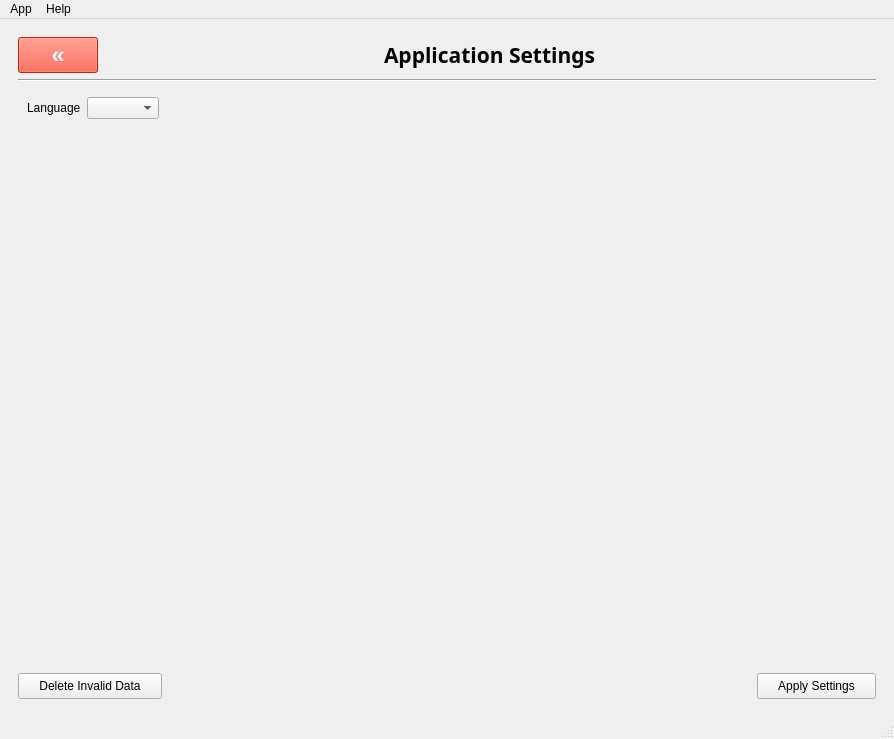
<?xml version="1.0" encoding="UTF-8"?>
<ui version="4.0">
 <class>MainWindow</class>
 <widget class="QMainWindow" name="MainWindow">
  <property name="geometry">
   <rect>
    <x>0</x>
    <y>0</y>
    <width>894</width>
    <height>739</height>
   </rect>
  </property>
  <property name="windowTitle">
   <string>MainWindow</string>
  </property>
  <widget class="QWidget" name="centralwidget">
   <layout class="QVBoxLayout" name="verticalLayout_4">
    <item>
     <widget class="QStackedWidget" name="stackedWidget">
      <property name="enabled">
       <bool>true</bool>
      </property>
      <property name="currentIndex">
       <number>2</number>
      </property>
      <widget class="QWidget" name="widgets_page">
       <layout class="QVBoxLayout" name="verticalLayout">
        <item>
         <widget class="QTabWidget" name="tabWidgetPlugins">
          <property name="currentIndex">
           <number>0</number>
          </property>
          <property name="documentMode">
           <bool>false</bool>
          </property>
          <property name="tabsClosable">
           <bool>false</bool>
          </property>
          <property name="movable">
           <bool>true</bool>
          </property>
          <widget class="QWidget" name="tab_2">
           <attribute name="title">
            <string>Tab 2</string>
           </attribute>
          </widget>
          <widget class="QWidget" name="tab">
           <attribute name="title">
            <string>Tab 1</string>
           </attribute>
          </widget>
         </widget>
        </item>
       </layout>
      </widget>
      <widget class="QWidget" name="plugins_list">
       <layout class="QVBoxLayout" name="verticalLayout_2">
        <item>
         <layout class="QHBoxLayout" name="horizontalLayout_2">
          <item>
           <widget class="QPushButton" name="pushButtonClosePluginPage">
            <property name="font">
             <font>
              <pointsize>18</pointsize>
              <weight>75</weight>
              <bold>true</bold>
             </font>
            </property>
            <property name="toolTip">
             <string>Back to Main page</string>
            </property>
            <property name="styleSheet">
             <string notr="true">color: rgb(255, 255, 255);
background-color: rgb(251, 55, 30);</string>
            </property>
            <property name="text">
             <string>«</string>
            </property>
            <property name="flat">
             <bool>false</bool>
            </property>
           </widget>
          </item>
          <item>
           <spacer name="horizontalSpacer_6">
            <property name="orientation">
             <enum>Qt::Horizontal</enum>
            </property>
            <property name="sizeType">
             <enum>QSizePolicy::Fixed</enum>
            </property>
            <property name="sizeHint" stdset="0">
             <size>
              <width>10</width>
              <height>20</height>
             </size>
            </property>
           </spacer>
          </item>
          <item>
           <widget class="QPushButton" name="btnReloadPlugins">
            <property name="sizePolicy">
             <sizepolicy hsizetype="Minimum" vsizetype="Maximum">
              <horstretch>0</horstretch>
              <verstretch>0</verstretch>
             </sizepolicy>
            </property>
            <property name="font">
             <font>
              <family>MS Shell Dlg 2</family>
              <pointsize>18</pointsize>
              <weight>75</weight>
              <bold>true</bold>
             </font>
            </property>
            <property name="toolTip">
             <string>Reload all plugins from plugins directory</string>
            </property>
            <property name="styleSheet">
             <string notr="true"/>
            </property>
            <property name="text">
             <string>↺</string>
            </property>
            <property name="flat">
             <bool>false</bool>
            </property>
           </widget>
          </item>
          <item>
           <spacer name="horizontalSpacer_3">
            <property name="orientation">
             <enum>Qt::Horizontal</enum>
            </property>
            <property name="sizeHint" stdset="0">
             <size>
              <width>40</width>
              <height>20</height>
             </size>
            </property>
           </spacer>
          </item>
          <item>
           <widget class="QLabel" name="labelPluginsPageTitle">
            <property name="font">
             <font>
              <family>Arial Black</family>
              <pointsize>16</pointsize>
              <weight>75</weight>
              <bold>true</bold>
             </font>
            </property>
            <property name="text">
             <string>Plugins</string>
            </property>
           </widget>
          </item>
          <item>
           <spacer name="horizontalSpacer">
            <property name="orientation">
             <enum>Qt::Horizontal</enum>
            </property>
            <property name="sizeHint" stdset="0">
             <size>
              <width>40</width>
              <height>20</height>
             </size>
            </property>
           </spacer>
          </item>
         </layout>
        </item>
        <item>
         <widget class="Line" name="line_2">
          <property name="orientation">
           <enum>Qt::Horizontal</enum>
          </property>
         </widget>
        </item>
        <item>
         <widget class="QScrollArea" name="scrollAreaPlugins">
          <property name="sizePolicy">
           <sizepolicy hsizetype="MinimumExpanding" vsizetype="Expanding">
            <horstretch>0</horstretch>
            <verstretch>0</verstretch>
           </sizepolicy>
          </property>
          <property name="frameShape">
           <enum>QFrame::Box</enum>
          </property>
          <property name="lineWidth">
           <number>1</number>
          </property>
          <property name="midLineWidth">
           <number>0</number>
          </property>
          <property name="sizeAdjustPolicy">
           <enum>QAbstractScrollArea::AdjustToContents</enum>
          </property>
          <property name="widgetResizable">
           <bool>true</bool>
          </property>
          <widget class="QWidget" name="scrollAreaWidgetContents">
           <property name="geometry">
            <rect>
             <x>0</x>
             <y>0</y>
             <width>96</width>
             <height>26</height>
            </rect>
           </property>
          </widget>
         </widget>
        </item>
       </layout>
      </widget>
      <widget class="QWidget" name="settings">
       <layout class="QVBoxLayout" name="verticalLayout_3">
        <item>
         <layout class="QHBoxLayout" name="horizontalLayout_3">
          <item>
           <widget class="QPushButton" name="pushButtonCloseSettingsPage">
            <property name="font">
             <font>
              <family>MS Shell Dlg 2</family>
              <pointsize>18</pointsize>
              <weight>75</weight>
              <bold>true</bold>
             </font>
            </property>
            <property name="toolTip">
             <string>Back to Main page</string>
            </property>
            <property name="toolTipDuration">
             <number>-1</number>
            </property>
            <property name="styleSheet">
             <string notr="true">color: rgb(255, 255, 255);
background-color: rgb(251, 55, 30);</string>
            </property>
            <property name="text">
             <string>«</string>
            </property>
            <property name="flat">
             <bool>false</bool>
            </property>
           </widget>
          </item>
          <item>
           <spacer name="horizontalSpacer_2">
            <property name="orientation">
             <enum>Qt::Horizontal</enum>
            </property>
            <property name="sizeHint" stdset="0">
             <size>
              <width>40</width>
              <height>20</height>
             </size>
            </property>
           </spacer>
          </item>
          <item>
           <widget class="QLabel" name="labelSettingsPageTitle">
            <property name="font">
             <font>
              <family>Arial Black</family>
              <pointsize>16</pointsize>
              <weight>75</weight>
              <bold>true</bold>
             </font>
            </property>
            <property name="text">
             <string>Application Settings</string>
            </property>
           </widget>
          </item>
          <item>
           <spacer name="horizontalSpacer_4">
            <property name="orientation">
             <enum>Qt::Horizontal</enum>
            </property>
            <property name="sizeHint" stdset="0">
             <size>
              <width>40</width>
              <height>20</height>
             </size>
            </property>
           </spacer>
          </item>
         </layout>
        </item>
        <item>
         <widget class="Line" name="line">
          <property name="orientation">
           <enum>Qt::Horizontal</enum>
          </property>
         </widget>
        </item>
        <item>
         <widget class="QFrame" name="frameLanguageBlock">
          <property name="frameShape">
           <enum>QFrame::NoFrame</enum>
          </property>
          <property name="frameShadow">
           <enum>QFrame::Raised</enum>
          </property>
          <layout class="QHBoxLayout" name="horizontalLayout">
           <item>
            <widget class="QLabel" name="label_language">
             <property name="text">
              <string>Language</string>
             </property>
            </widget>
           </item>
           <item>
            <widget class="QComboBox" name="comboBoxLangList">
             <property name="sizePolicy">
              <sizepolicy hsizetype="Maximum" vsizetype="Fixed">
               <horstretch>0</horstretch>
               <verstretch>0</verstretch>
              </sizepolicy>
             </property>
             <property name="currentText">
              <string notr="true"/>
             </property>
            </widget>
           </item>
           <item>
            <spacer name="horizontalSpacer_5">
             <property name="orientation">
              <enum>Qt::Horizontal</enum>
             </property>
             <property name="sizeHint" stdset="0">
              <size>
               <width>40</width>
               <height>20</height>
              </size>
             </property>
            </spacer>
           </item>
          </layout>
         </widget>
        </item>
        <item>
         <widget class="QWidget" name="widget" native="true">
          <property name="sizePolicy">
           <sizepolicy hsizetype="Preferred" vsizetype="Expanding">
            <horstretch>0</horstretch>
            <verstretch>0</verstretch>
           </sizepolicy>
          </property>
          <layout class="QVBoxLayout" name="widget_place">
           <property name="spacing">
            <number>0</number>
           </property>
           <property name="leftMargin">
            <number>0</number>
           </property>
           <property name="topMargin">
            <number>0</number>
           </property>
           <property name="rightMargin">
            <number>0</number>
           </property>
           <property name="bottomMargin">
            <number>0</number>
           </property>
          </layout>
         </widget>
        </item>
        <item>
         <layout class="QHBoxLayout" name="horizontalLayout_4">
          <item>
           <widget class="QPushButton" name="pushButtonDeleteInvalidData">
            <property name="toolTip">
             <string>Check the database for outdated plug-in data</string>
            </property>
            <property name="styleSheet">
             <string notr="true">padding: 5px 20px 5px 20px</string>
            </property>
            <property name="text">
             <string>Delete Invalid Data</string>
            </property>
           </widget>
          </item>
          <item>
           <spacer name="horizontalSpacer_7">
            <property name="orientation">
             <enum>Qt::Horizontal</enum>
            </property>
            <property name="sizeHint" stdset="0">
             <size>
              <width>40</width>
              <height>20</height>
             </size>
            </property>
           </spacer>
          </item>
          <item>
           <widget class="QPushButton" name="pushButtonAplySettings">
            <property name="toolTip">
             <string>Apply and save current settings</string>
            </property>
            <property name="styleSheet">
             <string notr="true">padding: 5px 20px 5px 20px</string>
            </property>
            <property name="text">
             <string>Apply Settings</string>
            </property>
           </widget>
          </item>
         </layout>
        </item>
       </layout>
      </widget>
     </widget>
    </item>
   </layout>
  </widget>
  <widget class="QMenuBar" name="menubar">
   <property name="geometry">
    <rect>
     <x>0</x>
     <y>0</y>
     <width>894</width>
     <height>21</height>
    </rect>
   </property>
   <widget class="QMenu" name="menu">
    <property name="title">
     <string>App</string>
    </property>
    <addaction name="menu_plugins"/>
    <addaction name="menu_settings"/>
    <addaction name="separator"/>
    <addaction name="menu_exit"/>
   </widget>
   <widget class="QMenu" name="menu_2">
    <property name="title">
     <string>Help</string>
    </property>
    <addaction name="menu_manual"/>
    <addaction name="menu_about"/>
   </widget>
   <addaction name="menu"/>
   <addaction name="menu_2"/>
  </widget>
  <widget class="QStatusBar" name="statusbar"/>
  <action name="menu_settings">
   <property name="text">
    <string>Settings</string>
   </property>
   <property name="shortcut">
    <string>Ctrl+Alt+S</string>
   </property>
  </action>
  <action name="menu_exit">
   <property name="text">
    <string>Exit</string>
   </property>
   <property name="shortcut">
    <string>Ctrl+Q</string>
   </property>
  </action>
  <action name="menu_manual">
   <property name="text">
    <string>User Manual</string>
   </property>
   <property name="shortcut">
    <string>F1</string>
   </property>
  </action>
  <action name="menu_about">
   <property name="text">
    <string>About Utilities Box</string>
   </property>
  </action>
  <action name="menu_plugins">
   <property name="text">
    <string>Plugins</string>
   </property>
   <property name="shortcut">
    <string>Ctrl+Alt+P</string>
   </property>
  </action>
 </widget>
 <resources/>
 <connections/>
</ui>
